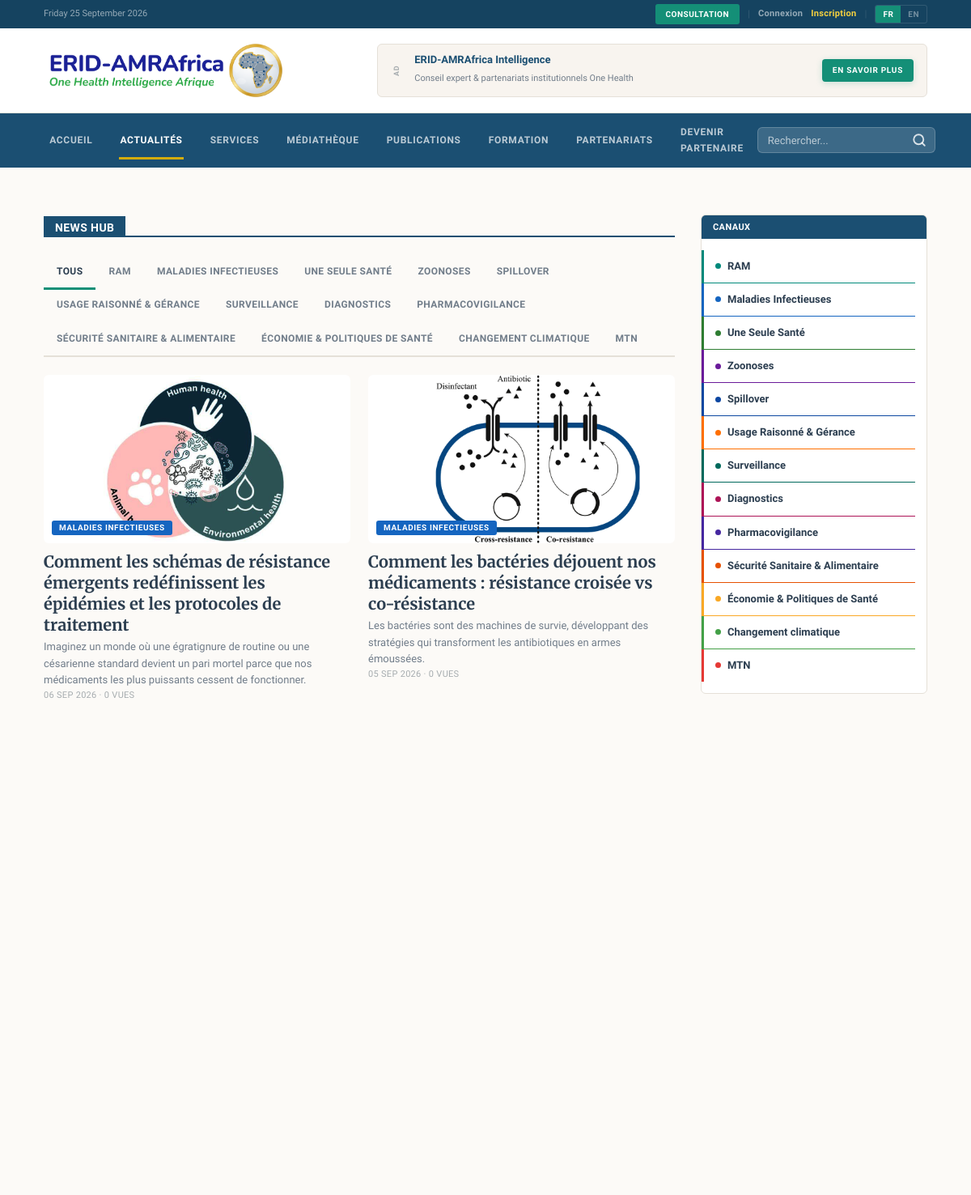
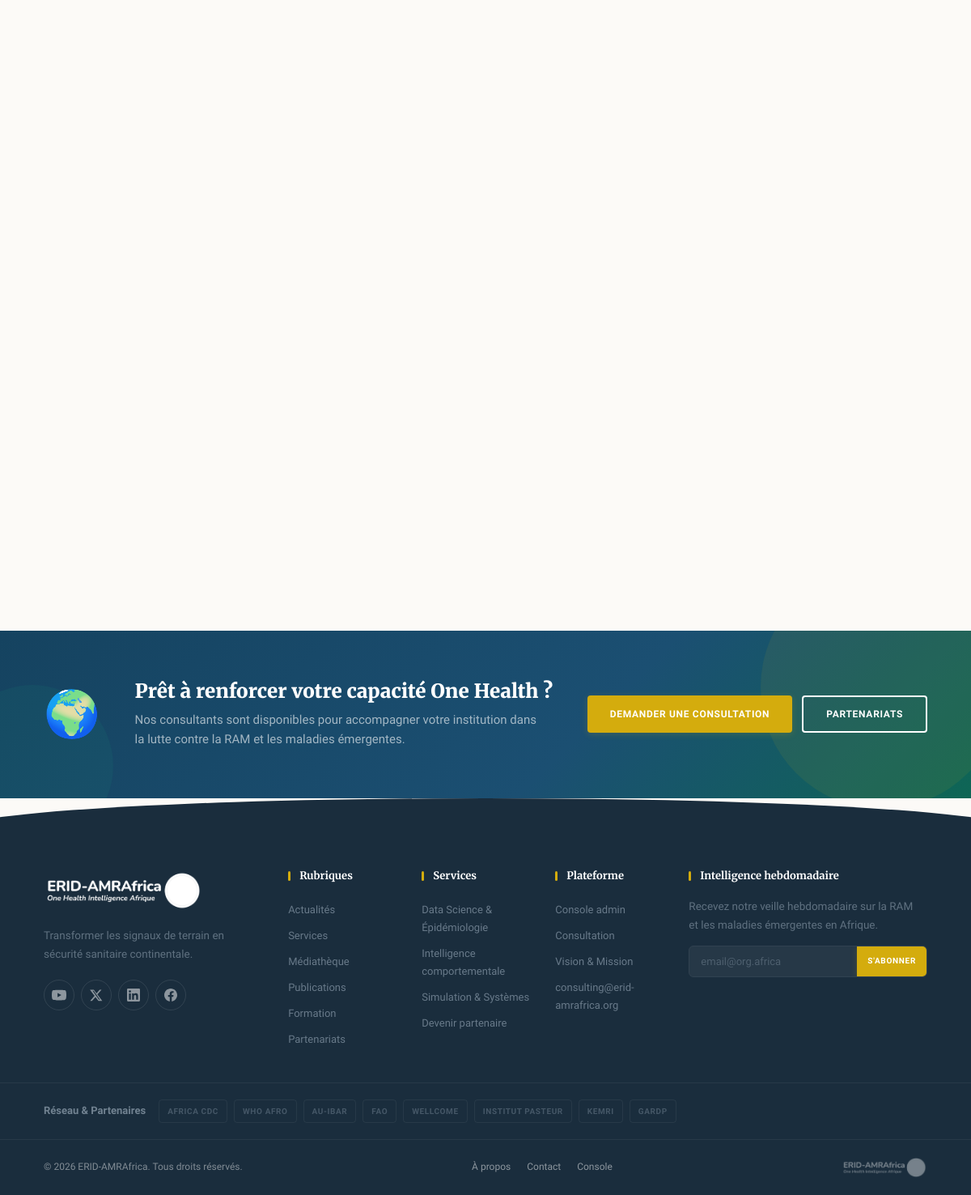
Page /news on the committed database (2 pictures, top to bottom).
### tables this page shows
CREATE TABLE categories (
    id              INT UNSIGNED AUTO_INCREMENT PRIMARY KEY,
    slug            VARCHAR(80)     NOT NULL UNIQUE,
    name_fr         VARCHAR(120)    NOT NULL,
    name_en         VARCHAR(120)    NOT NULL,
    accent_color    VARCHAR(9)      NOT NULL DEFAULT '#0E7C7B',
    sort_order      SMALLINT        NOT NULL DEFAULT 0
);

CREATE TABLE articles (
    id              INT UNSIGNED AUTO_INCREMENT PRIMARY KEY,
    category_id     INT UNSIGNED    NOT NULL,
    author_id       INT UNSIGNED    NULL,
    slug            VARCHAR(200)    NOT NULL UNIQUE,
    title_fr        VARCHAR(255)    NOT NULL,
    title_en        VARCHAR(255)    NOT NULL,
    excerpt_fr      TEXT            NULL,
    excerpt_en      TEXT            NULL,
    body_fr         MEDIUMTEXT      NULL,
    body_en         MEDIUMTEXT      NULL,
    cover_image     VARCHAR(255)    NULL,
    seo_keywords    VARCHAR(500)    NULL,
    status          ENUM('draft','published','archived') NOT NULL DEFAULT 'draft',
    is_featured     TINYINT(1)      NOT NULL DEFAULT 0,
    published_at    DATETIME        NULL,
    views           INT UNSIGNED    NOT NULL DEFAULT 0,
    created_at      DATETIME        NOT NULL DEFAULT CURRENT_TIMESTAMP,
    updated_at      DATETIME        NOT NULL DEFAULT CURRENT_TIMESTAMP ON UPDATE CURRENT_TIMESTAMP,
    CONSTRAINT fk_articles_cat    FOREIGN KEY (category_id) REFERENCES categories(id),
    CONSTRAINT fk_articles_author FOREIGN KEY (author_id)   REFERENCES users(id) ON DELETE SET NULL,
    INDEX idx_articles_status (status, published_at)
);

CREATE TABLE settings (
    setting_key     VARCHAR(100)    PRIMARY KEY,
    value_fr        TEXT            NULL,
    value_en        TEXT            NULL,
    updated_at      DATETIME        NOT NULL DEFAULT CURRENT_TIMESTAMP ON UPDATE CURRENT_TIMESTAMP
);

### app/Views/public/news.php (the view, shortened to what the rows shown need)
<?php
$e = fn($s) => View::e($s);
$pick = fn($row, $b) => Lang::pick($row, $b);
?>
<div class="container" style="padding-top:30px;padding-bottom:48px">
<div class="layout-2col">
<div class="col-main">
    <div class="td-block">
        <div class="block-title"><span><?= $e(Lang::t('news_hub')) ?></span></div>
        <div class="news-tabs">
            <a href="/news" class="news-tab <?= !$activeCat ? 'active' : '' ?>"><?= $e(Lang::t('all')) ?></a>
            <?php foreach ($categories as $c): ?>
            <a href="/news?cat=<?= $e($c['slug']) ?>"
               class="news-tab <?= $activeCat === $c['slug'] ? 'active' : '' ?>"><?= $e($pick($c, 'name')) ?></a>
            <?php endforeach; ?>
        </div>
        <?php if ($articles): ?>
        <div class="module-row module-row--2">
            <?php foreach (array_slice($articles, 0, 2) as $a): ?>
            <article class="td-module td-module--lg">
                <a href="/news/<?= $e($a['slug']) ?>" class="td-thumb td-thumb--lg" style="background-image:url('<?= $e($a['cover_image'] ?? '') ?>')">
                    <span class="cat-badge" style="background:<?= $e($a['accent_color']) ?>"><?= $e($pick($a, 'cat')) ?></span>
                </a>
                <h3 class="td-mod-title td-mod-title--lg"><a href="/news/<?= $e($a['slug']) ?>"><?= $e($pick($a, 'title')) ?></a></h3>
                <p class="td-mod-excerpt"><?= $e($pick($a, 'excerpt')) ?></p>
                <div class="td-mod-meta"><?= $e($a['published_at'] ? date('d M Y', strtotime($a['published_at'])) : '') ?> · <?= (int)$a['views'] ?> <?= $e(Lang::t('views')) ?></div>
            </article>
            <?php endforeach; ?>
        </div>
        <?php else: ?>
        <div class="empty-state"><p><?= $e(Lang::t('no_content')) ?></p></div>
        <?php endif; ?>
    </div>
</div>
<aside class="col-side">
    <div class="widget">
        <div class="widget-title"><span><?= $e($lang === 'fr' ? 'Canaux' : 'Channels') ?></span></div>
        <div class="widget-body">
            <?php foreach ($categories as $c): ?>
            <a href="/news?cat=<?= $e($c['slug']) ?>" class="widget-cat" style="border-color:<?= $e($c['accent_color']) ?>">
                <span class="cat-dot" style="background:<?= $e($c['accent_color']) ?>"></span>
                <?= $e($pick($c, 'name')) ?>
            </a>
            <?php endforeach; ?>
        </div>
    </div>
</aside>
</div>
</div>

### app/Core/Router.php (shortened to what the rows shown need)
<?php
final class Router
{
    private array $routes = ['GET' => [], 'POST' => []];
    public function get(string $path, callable|array $handler): void
    {
        $this->routes['GET'][$this->normalize($path)] = $handler;
    }
    public function post(string $path, callable|array $handler): void
    {
        $this->routes['POST'][$this->normalize($path)] = $handler;
    }
    private function normalize(string $path): string
    {
        return '/' . trim($path, '/');
    }
    public function dispatch(string $method, string $uri): void
    {
        $path = $this->normalize(parse_url($uri, PHP_URL_PATH) ?: '/');
        foreach ($this->routes[$method] ?? [] as $route => $handler) {
            $pattern = '#^' . preg_replace('#\{[a-zA-Z_]+\}#', '([^/]+)', $route) . '$#';
            if (preg_match($pattern, $path, $m)) {
                array_shift($m);
                $this->invoke($handler, $m);
                return;
            }
        }
    }
    private function invoke(callable|array $handler, array $args): void
    {
        if (is_array($handler)) {
            [$class, $method] = $handler;
            (new $class())->{$method}(...$args);
            return;
        }
    }
}

### app/Views/layouts/public.php (shortened to what the rows shown need)
<?php
$e = fn($s) => View::e($s);
$uri = strtok($_SERVER['REQUEST_URI'] ?? '', '?');
$isHome = ($uri === '/' || $uri === '');
?>
<!DOCTYPE html>
<html lang="<?= $e($lang) ?>">
<head>
    <link rel="stylesheet" href="/assets/css/app.css">
</head>
<body class="public">
<div class="top-bar">
    <div class="container top-bar__inner">
        <div class="top-bar__left">
            <span class="top-bar__date"><?= $e(date($lang === 'fr' ? 'l d F Y' : 'l, F d, Y')) ?></span>
        </div>
        <div class="top-bar__right">
            <a class="top-bar__btn" href="/intake/analytics"><?= $e(Lang::t('nav_cta')) ?></a>
            <span class="top-bar__sep">|</span>
            <a class="top-bar__link" href="/admin/login"><?= $e($lang === 'fr' ? 'Connexion' : 'Login') ?></a>
            <a class="top-bar__link top-bar__link--accent" href="/intake/analytics"><?= $e($lang === 'fr' ? 'Inscription' : 'Sign up') ?></a>
            <span class="top-bar__sep">|</span>
            <span class="lang-switch">
                <a href="?lang=fr" class="<?= $lang === 'fr' ? 'on' : '' ?>">FR</a>
                <a href="?lang=en" class="<?= $lang === 'en' ? 'on' : '' ?>">EN</a>
            </span>
        </div>
    </div>
</div>
<header class="site-header" role="banner">
    <div class="container header__inner">
        <a class="brand" href="/" aria-label="ERID-AMRAfrica">
            <img src="/assets/logo.png" alt="ERID-AMRAfrica — One Health Intelligence Afrique" class="brand-logo">
        </a>
        <div class="header-banner">
            <div class="header-banner__inner">
                <span class="header-banner__label">Ad</span>
                <div class="header-banner__content">
                    <strong>ERID-AMRAfrica Intelligence</strong>
                    <span><?= $e($lang === 'fr' ? 'Conseil expert & partenariats institutionnels One Health' : 'Expert advisory & institutional One Health partnerships') ?></span>
                </div>
                <a class="btn btn-accent sm" href="/pricing"><?= $e($lang === 'fr' ? 'En savoir plus' : 'Learn more') ?></a>
            </div>
        </div>
    </div>
</header>
<nav class="nav-bar" role="navigation" aria-label="<?= $lang === 'fr' ? 'Navigation principale' : 'Main navigation' ?>">
    <div class="container nav-bar__inner">
        <div class="menu" id="mainMenu">
            <a href="/" <?= $isHome ? 'class="active"' : '' ?>><?= $e($lang === 'fr' ? 'Accueil' : 'Home') ?></a>
            <a href="/news" <?= $uri === '/news' ? 'class="active"' : '' ?>><?= $e(Lang::t('nav_news')) ?></a>
            <a href="/services" <?= $uri === '/services' ? 'class="active"' : '' ?>><?= $e(Lang::t('nav_services')) ?></a>
            <a href="/media" <?= $uri === '/media' ? 'class="active"' : '' ?>><?= $e(Lang::t('nav_media')) ?></a>
            <a href="/publications" <?= $uri === '/publications' ? 'class="active"' : '' ?>><?= $e(Lang::t('nav_publications')) ?></a>
            <a href="/classroom" <?= $uri === '/classroom' ? 'class="active"' : '' ?>><?= $e($lang === 'fr' ? 'Formation' : 'Academy') ?></a>
            <a href="/pricing" <?= $uri === '/pricing' ? 'class="active"' : '' ?>><?= $e(Lang::t('nav_pricing')) ?></a>
            <a href="/intake/advisory"><?= $e(Lang::t('cta_band_btn')) ?></a>
        </div>
        <div class="nav-search" id="navSearch">
            <form action="/search" method="get" class="nav-search__form" role="search">
                <input type="search" name="q" class="nav-search__input" placeholder="<?= $e($lang === 'fr' ? 'Rechercher...' : 'Search...') ?>" aria-label="<?= $e($lang === 'fr' ? 'Rechercher' : 'Search') ?>" autocomplete="off" id="globalSearchInput">
                <button type="submit" class="nav-search__btn" aria-label="Search">
                    <svg width="18" height="18" viewBox="0 0 24 24" fill="none" stroke="currentColor" stroke-width="2.5" stroke-linecap="round"><circle cx="11" cy="11" r="8"/><path d="M21 21l-4.35-4.35"/></svg>
                </button>
            </form>
        </div>
    </div>
</nav>
<main class="site-main"><?= $content ?></main>
<div class="pre-footer">
    <div class="container pre-footer__inner">
        <div class="pre-footer__icon">🌍</div>
        <div class="pre-footer__text">
            <h3><?= $e($lang === 'fr' ? 'Prêt à renforcer votre capacité One Health ?' : 'Ready to strengthen your One Health capacity?') ?></h3>
            <p><?= $e($lang === 'fr' ? 'Nos consultants sont disponibles pour accompagner votre institution dans la lutte contre la RAM et les maladies émergentes.' : 'Our consultants are ready to support your institution in the fight against AMR and emerging diseases.') ?></p>
        </div>
        <div class="pre-footer__actions">
            <a class="btn btn-gold lg" href="/intake/advisory"><?= $e(Lang::t('hero_cta')) ?></a>
            <a class="btn btn-outline lg" href="/pricing"><?= $e(Lang::t('nav_pricing')) ?></a>
        </div>
    </div>
</div>
<footer class="site-footer" role="contentinfo">
    <div class="footer-wave"></div>
    <div class="footer-top">
        <div class="container footer-grid">
            <div class="footer-col footer-col--brand">
                <div class="brand footer-brand"><img src="/assets/logo.png" alt="ERID-AMRAfrica" class="footer-logo"></div>
                <p class="footer-desc"><?= $e(Lang::t('footer_tagline')) ?></p>
                <div class="footer-social">
                    <a href="https://www.youtube.com/@ERID-AMRAfrica" target="_blank" rel="noopener" title="YouTube" class="fs-youtube">
                    </a>
                    <a href="https://x.com/eridamrafrica" target="_blank" rel="noopener" title="X" class="fs-x">
                        <svg width="16" height="16" viewBox="0 0 24 24" fill="currentColor"><path d="M18.2 2.25h3.51l-7.67 8.77 9.02 11.92h-7.06l-5.54-7.24-6.34 7.24H.61l8.2-9.38L.2 2.25h7.24l5.01 6.62 5.75-6.62zm-1.23 18.56h1.94L7.16 4.23H5.08l11.89 16.58z"/></svg>
                    </a>
                    <a href="https://www.linkedin.com/company/erid-amrafrica" target="_blank" rel="noopener" title="LinkedIn" class="fs-linkedin">
                    </a>
                    <a href="https://www.facebook.com/eridamrafrica" target="_blank" rel="noopener" title="Facebook" class="fs-facebook">
                    </a>
                </div>
            </div>
            <div class="footer-col">
                <h4><?= $e($lang === 'fr' ? 'Rubriques' : 'Sections') ?></h4>
                <a href="/news"><?= $e(Lang::t('nav_news')) ?></a>
                <a href="/services"><?= $e(Lang::t('nav_services')) ?></a>
                <a href="/media"><?= $e(Lang::t('nav_media')) ?></a>
                <a href="/publications"><?= $e(Lang::t('nav_publications')) ?></a>
                <a href="/classroom"><?= $e($lang === 'fr' ? 'Formation' : 'Academy') ?></a>
                <a href="/pricing"><?= $e(Lang::t('nav_pricing')) ?></a>
            </div>
            <div class="footer-col">
                <h4><?= $e($lang === 'fr' ? 'Services' : 'Services') ?></h4>
                <a href="/intake/quant"><?= $e($lang === 'fr' ? 'Data Science & Épidémiologie' : 'Data Science & Epidemiology') ?></a>
                <a href="/intake/qual"><?= $e($lang === 'fr' ? 'Intelligence comportementale' : 'Behavioral Intelligence') ?></a>
                <a href="/intake/systems"><?= $e($lang === 'fr' ? 'Simulation & Systèmes' : 'Simulation & Systems') ?></a>
                <a href="/intake/advisory"><?= $e(Lang::t('cta_band_btn')) ?></a>
            </div>
            <div class="footer-col">
                <h4><?= $e($lang === 'fr' ? 'Plateforme' : 'Platform') ?></h4>
                <a href="/admin/login"><?= $e($lang === 'fr' ? 'Console admin' : 'Admin console') ?></a>
                <a href="/intake/analytics"><?= $e(Lang::t('nav_cta')) ?></a>
                <a href="/page/vision-mission"><?= $e($lang === 'fr' ? 'Vision & Mission' : 'Vision & Mission') ?></a>
                <?php
                    $contactEmail = \App\Core\Database::one("SELECT value_fr FROM settings WHERE setting_key = 'contact_email'")['value_fr'] ?? 'contact@erid-amrafrica.org';
                ?>
                <a href="mailto:<?= $e($contactEmail) ?>"><?= $e($contactEmail) ?></a>
            </div>
            <div class="footer-col footer-col--newsletter">
                <h4><?= $e(Lang::t('footer_newsletter')) ?></h4>
                <p class="footer-desc"><?= $e($lang === 'fr' ? 'Recevez notre veille hebdomadaire sur la RAM et les maladies émergentes en Afrique.' : 'Get our weekly AMR and emerging disease intelligence briefing for Africa.') ?></p>
                <form id="subForm" class="sub-form" aria-label="Newsletter">
                    <input type="email" name="email" placeholder="email@org.africa" required aria-label="Email">
                    <button class="btn btn-gold sm" type="submit"><?= $e(Lang::t('subscribe')) ?></button>
                </form>
            </div>
        </div>
    </div>
    <div class="footer-mid">
        <div class="container footer-partners">
            <span class="footer-partners__label"><?= $e($lang === 'fr' ? 'Réseau & Partenaires' : 'Network & Partners') ?></span>
            <div class="footer-partners__list">
                <span>Africa CDC</span><span>WHO AFRO</span><span>AU-IBAR</span><span>FAO</span><span>Wellcome</span><span>Institut Pasteur</span><span>KEMRI</span><span>GARDP</span>
            </div>
        </div>
    </div>
    <div class="footer-bottom">
        <div class="container footer-bottom__inner">
            <span>&copy; <?= date('Y') ?> ERID-AMRAfrica. <?= $e($lang === 'fr' ? 'Tous droits réservés.' : 'All rights reserved.') ?></span>
            <span class="footer-bottom__links">
                <a href="/page/vision-mission"><?= $e($lang === 'fr' ? 'À propos' : 'About') ?></a>
                <a href="mailto:<?= $e($contactEmail) ?>"><?= $e($lang === 'fr' ? 'Contact' : 'Contact') ?></a>
                <a href="/admin/login">Console</a>
            </span>
            <span class="footer-bottom__brand"><img src="/assets/logo.png" alt="ERID-AMRAfrica" class="footer-bottom__logo"></span>
        </div>
    </div>
</footer>
</body>
</html>

### rows in the picture
categories: name_fr "RAM"
categories: name_fr "MALADIES INFECTIEUSES", name_fr "Maladies Infectieuses"
categories: name_fr "UNE SEULE SANTÉ", name_fr "Une Seule Santé"
categories: name_fr "ZOONOSES", name_fr "Zoonoses"
categories: name_fr "SPILLOVER", name_fr "Spillover"
categories: name_fr "USAGE RAISONNÉ & GÉRANCE", name_fr "Usage Raisonné & Gérance"
categories: name_fr "SURVEILLANCE", name_fr "Surveillance"
categories: name_fr "DIAGNOSTICS", name_fr "Diagnostics"
categories: name_fr "PHARMACOVIGILANCE", name_fr "Pharmacovigilance"
categories: name_fr "SÉCURITÉ SANITAIRE & ALIMENTAIRE", name_fr "Sécurité Sanitaire & Alimentaire"
categories: name_fr "ÉCONOMIE & POLITIQUES DE SANTÉ", name_fr "Économie & Politiques de Santé"
categories: name_fr "CHANGEMENT CLIMATIQUE", name_fr "Changement climatique"
categories: name_fr "MTN"
articles: cover_image (picture), category.name_fr "MALADIES INFECTIEUSES", title_fr "Comment les schémas de résistance émergents redéfinissent les épidémies et les protocoles de traitement", excerpt_fr "Imaginez un monde où une égratignure de routine ou une césarienne standard devient un pari mortel parce que nos médicaments les plus puissants cessent de fonctionner.", published_at "06 SEP 2026", views "0"
articles: cover_image (picture), category.name_fr "MALADIES INFECTIEUSES", title_fr "Comment les bactéries déjouent nos médicaments : résistance croisée vs co-résistance", excerpt_fr "Les bactéries sont des machines de survie, développant des stratégies qui transforment les antibiotiques en armes émoussées.", published_at "05 SEP 2026", views "0"
settings: value_fr "consulting@erid-amrafrica.org"

### other values in the picture
$e(Lang::t('footer_newsletter')) "Intelligence hebdomadaire"
$e($lang === 'fr' ? 'Contact' : 'Contact') "Contact"
